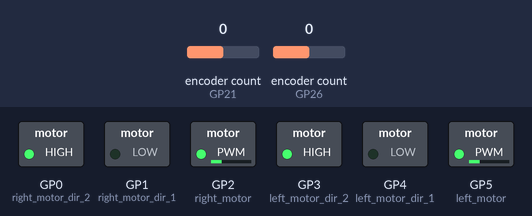
The program below on a simulated Raspberry Pi Pico running CircuitPython. Parts: switched loads named in the program (green lamp = pin HIGH). The test bench sets the inputs (shaded band); at power-on: encoder count (sensors on GP21, GP26) 0.

Above: at 11.2 s.
11.3 s: encoder count (sensor on GP21) set to 1
At 11.66 s:
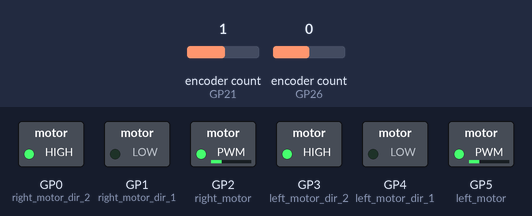
14.3 s: encoder count (sensor on GP26) set to -1
15.8 s: encoder count (sensor on GP26) set to -2
At 15.92 s:
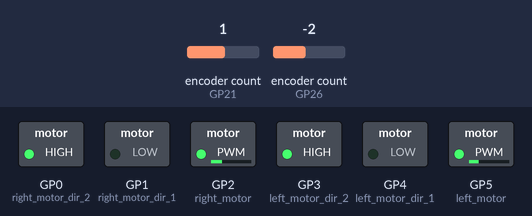
18.8 s: encoder count (sensor on GP21) set to 0
21.8 s: encoder count (sensor on GP21) set to 4
Timing chart, 0 to 25.8 s (numbered marks = the images above; inputs shaded):
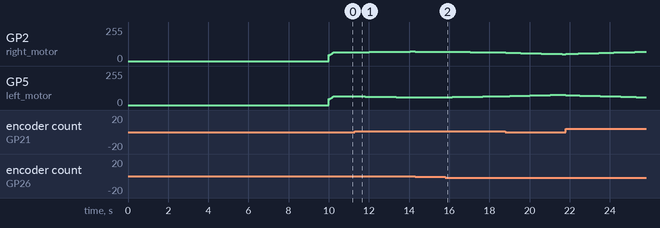

Measured:
- after the input at 11.3 s, GP2 (right_motor): moves from 66/255 to 72/255 over 2.6 s, starting after 0.20 s; GP5 (left_motor): moves from 66/255 to 59/255 over 2.6 s, starting at once
- after the input at 15.8 s, GP2 (right_motor): moves from 71/255 to 64/255 over 2.8 s, starting at once; GP5 (left_motor): moves from 59/255 to 66/255 over 2.9 s, starting at once

The program:

PIDTurnLeftJr.py
```python
import board
import time
from math import pi

import digitalio
import rotaryio
import pwmio

time.sleep(10)

""" Constants """

Ticks_Per_Turn = 200
Dist_Betwix_Wheels = 70
Wheel_Diameter = 40.0 # mm


# encoders
left_enc = rotaryio.IncrementalEncoder(board.GP21, board.GP20)
right_enc = rotaryio.IncrementalEncoder(board.GP26, board.GP27)

# motors
right_motor = pwmio.PWMOut(board.GP2, frequency = 1000)

right_motor_dir_1 = digitalio.DigitalInOut(board.GP1)
right_motor_dir_1.direction = digitalio.Direction.OUTPUT
right_motor_dir_2 = digitalio.DigitalInOut(board.GP0)
right_motor_dir_2.direction = digitalio.Direction.OUTPUT

left_motor = pwmio.PWMOut(board.GP5, frequency = 1000)

left_motor_dir_1 = digitalio.DigitalInOut(board.GP4)
left_motor_dir_1.direction = digitalio.Direction.OUTPUT
left_motor_dir_2 = digitalio.DigitalInOut(board.GP3)
left_motor_dir_2.direction = digitalio.Direction.OUTPUT

right_motor_dir_1.value = 0
right_motor_dir_2.value = 1

left_motor_dir_1.value = 0
left_motor_dir_2.value = 1


""" Main """

def limit(val, min_val, max_val):
    return min(max_val, max(val, min_val))

# find dist and theta
def find_angle():
    mm_per_tick = pi * Wheel_Diameter / Ticks_Per_Turn

    right_dist  = right_enc.position * mm_per_tick
    left_dist = left_enc.position * mm_per_tick

    dist  = (right_dist + left_dist) / 2
    theta = (left_dist - right_dist) / Dist_Betwix_Wheels

    return dist, theta

# find correction and error terms for a target theta
error_angle_integral, error_angle_previous = 0, 0
def find_start_angle(theta, theta_target):
    Kp, Ki, Kd = 0.1, 0.005, 0.01

    global error_angle_integral, error_angle_previous
    error_angle = theta_target - theta

    # update I
    error_angle_integral += error_angle
    error_angle_integral = limit(error_angle_integral, -20, 20) # windup

    # update D
    error_angle_derivative = error_angle - error_angle_previous
    error_angle_previous  = error_angle

    start_angle = Kp * error_angle + Ki * error_angle_integral + Kd * error_angle_derivative
    return start_angle, error_angle

# find correction and error terms for a target distance
error_line_integral, error_line_previous = 0, 0
def find_start_line(dist, dist_target):
    Kp, Ki, Kd = 0.01, 0.0005, 0.005

    global error_line_integral, error_line_previous
    error_line = dist_target - dist

    # update I
    error_line_integral += error_line
    error_line_integral = limit(error_line_integral, -100, 100) # windup

    # update D
    error_line_derivative = error_line - error_line_previous
    error_line_previous  = error_line

    start_line= Kp * error_line + Ki * error_line_integral + Kd * error_line_derivative
    start_line = limit(start_line, -0.3, 0.3)
    return start_line, error_line

def run_control_loop(theta_target, dist_target):
    dist, theta = find_angle()
    start_angle, error_angle = find_start_angle(theta, theta_target)
    start_line, error_line = find_start_line(dist, dist_target)
    right_motor.duty_cycle, left_motor.duty_cycle = int(abs((limit(start_line - start_angle, -1, 1))) * 65535), int(abs((limit(start_line + start_angle, -1, 1))) * 65535)
    return error_angle, error_line

def reset_encoders():
    right_enc.position, left_enc.position = 0, 0

def reset_controls():
    global error_angle_integral, error_angle_previous, error_line_integral, error_line_previous
    error_angle_integral, error_angle_previous, error_line_integral, error_line_previous = 0, 0, 0, 0

def turn_right():
    reset_encoders()
    while abs(run_control_loop(pi/2, 0)[0]) > 0.05:
        time.sleep(0.02)
    reset_controls()
    right_motor.duty_cycle, left_motor.duty_cycle = 0, 0
if __name__ == "__main__":
    while True:
        turn_right()
        time.sleep(1)
```
